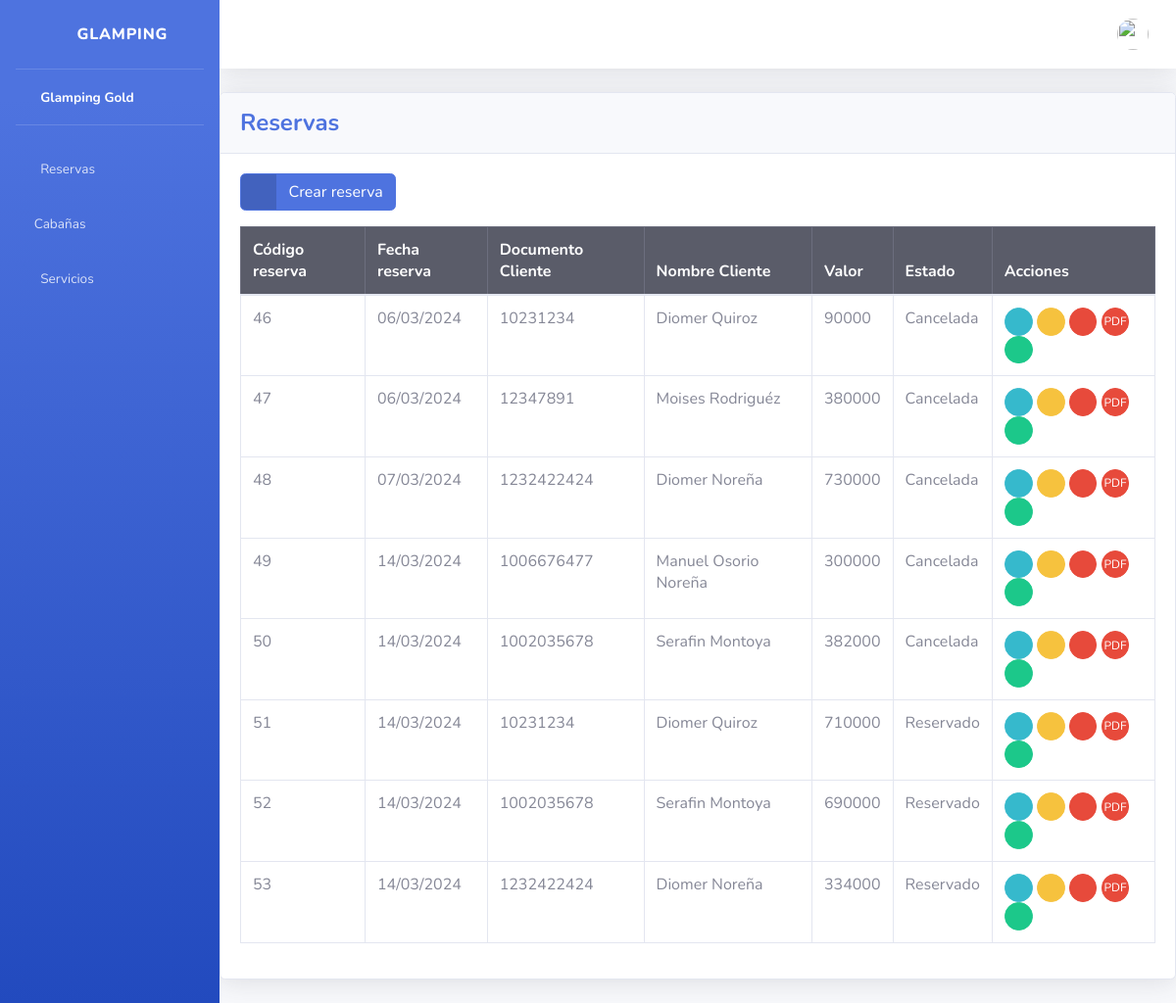
/reservas/, run on an earlier commit of the app's database.
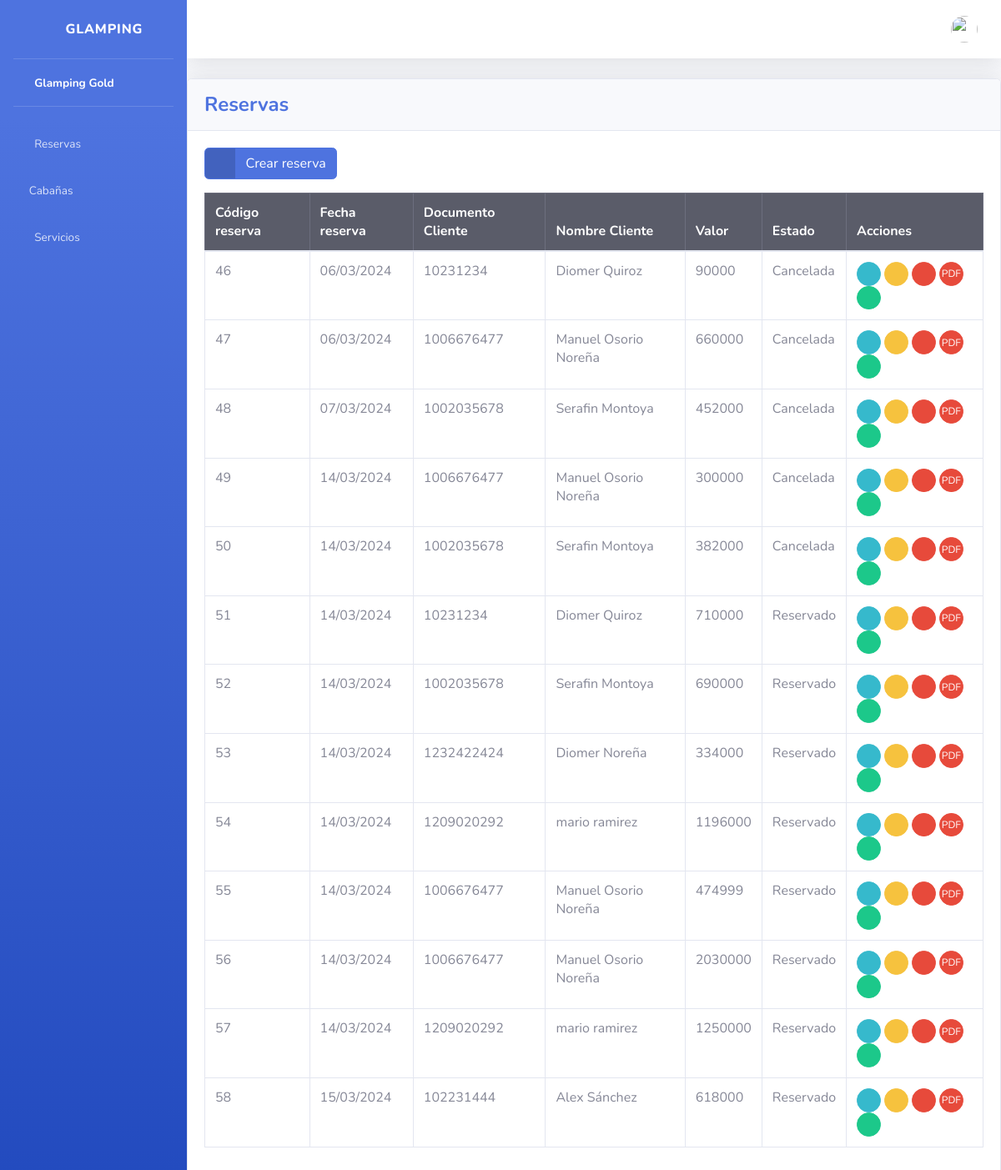
And on a later commit of the database.
### reservas/models.py (models this page shows, shortened)
class Reserva(models.Model):
    fecha_reserva = models.DateField()
    fecha_inicio = models.DateField()
    fecha_fin = models.DateField()
    precio = models.IntegerField()
    estado = models.CharField(max_length=20, default='Reservado')
    cliente = models.ForeignKey('cliente.Cliente', on_delete= models.DO_NOTHING)

### cliente/models.py (models this page shows)
class Cliente(models.Model):
    nombre = models.CharField(max_length=255)
    documento = models.IntegerField(unique=True)
    email = models.CharField(max_length=50, unique=True)
    telefone = models.IntegerField(unique=True)
    nacionalidad = models.CharField(max_length=255)
    status = models.BooleanField(default=True)
    def __str__(self):
        return self.nombre

### reservas/views.py (the view)
# urls.py: path('reservas/', include('reservas.urls')),
def reservas(request):
    reservas_list = Reserva.objects.all()
    return render(request, 'reservas/index.html', {'reservas_list': reservas_list})

### templates/reservas/index.html (shortened to what this page needs)
{% extends 'base.html' %}
{% block content %}
<div class="card shadow mb-4">
    <div class="card-header py-3">
        <h4 class="m-0 font-weight-bold text-primary">Reservas</h4>
    </div>
    <div class="card-body">
        <div class="table-responsive">
            <a href="{% url 'create_reserva' %}" class="btn btn-primary btn-icon-split mb-3">
                <span class="icon text-white-50">
                    <i class="fas fa-plus"></i>
                </span>
                <span class="text">Crear reserva</span>
            </a>
            <table class="table table-bordered" id="dataTable" width="100%" cellspacing="0">
                <thead class="table-dark">
                    <tr>
                        <th>Código reserva</th>
                        <th>Fecha reserva</th>
                        <th>Documento Cliente</th>
                        <th>Nombre Cliente</th>
                        <th>Valor</th>
                        <th>Estado</th>
                        <th>Acciones</th>
                    </tr>
                </thead>
                <tbody>
                    {% for reserva in reservas_list %}
                    <tr>
                        <td>{{ reserva.id }}</td>
                        <td>{{ reserva.fecha_reserva|date:"d/m/Y" }}</td>
                        <td>{{ reserva.cliente.documento}}</td>
                        <td>{{ reserva.cliente}}</td>
                        <td>{{ reserva.precio }}</td>
                        <td>{{ reserva.estado }}</td>
                        <td>
                            <a href="{% url 'detail_reserva' reserva.id %}" class="btn btn-info btn-circle btn-sm">
                                <i class="fas fa-info-circle"></i></a>
                            <a href="{% url 'edit_reserva' reserva.id %}" class="btn btn-warning btn-circle btn-sm">
                                <i class="fas fa-edit"></i>
                            </a>
                            <a href="{% url 'cancel_reserva' reserva.id %}" class="btn btn-danger btn-circle btn-sm deleteBtn">
                                <i class="fas fa-times"></i>
                            </a>
                            <a href="{% url 'Pdfview' reserva.id %}" class="btn btn-danger btn-circle btn-sm">
                                <span>PDF</span>
                            <a href="{% url 'pago_reserva' reserva.id %}" class="btn btn-success btn-circle btn-sm">
                                <i class="fa fa-credit-card "></i>
                            </a>
                        </td>
                    </tr>
                    {% endfor %}
                </tbody>
            </table>
        </div>
    </div>
</div>
{% endblock %}

### templates/base.html (shortened to what this page needs)
{% load static %}
<html lang="es">
<head>
    <link href="{% static 'vendor/fontawesome-free/css/all.min.css' %}" rel="stylesheet" type="text/css">
    <link href="{% static 'css/sb-admin-2.min.css' %}" rel="stylesheet">
</head>
<body id="page-top">
    <div id="wrapper">
        <ul class="navbar-nav bg-gradient-primary sidebar sidebar-dark accordion" id="accordionSidebar">
            <a class="sidebar-brand d-flex align-items-center justify-content-center" href="{% url 'index' %}">
                <div class="sidebar-brand-icon rotate-n-15">
                    <i class="fas fa-hotel"></i>
                </div>
                <div class="sidebar-brand-text mx-3">Glamping</div>
            </a>
            <hr class="sidebar-divider my-0">
            <li class="nav-item active">
                <a class="nav-link" href="{% url 'index' %}">
                    <i class="fas fa-fw fa-home"></i>
                    <span>Glamping Gold</span></a>
            </li>
            <hr class="sidebar-divider">
            <li class="nav-item">
                <a class="nav-link" href="{% url 'reservas' %}">
                    <i class="fas fa-fw fa-bed"></i>
                    <span>Reservas</span></a>
                </li>
                <li class="nav-item">
                    <a class="nav-link" href="{% url 'cabañas' %}">
                        <i class="fas fa-home"></i>
                        <span>Cabañas</span></a>
                    </li>
                <li class="nav-item">
                    <a class="nav-link" href="{% url 'servicios' %}">
                        <i class="fas fa-fw fa-table"></i>
                        <span>Servicios</span></a>
                </li>
        </ul>
        <div id="content-wrapper" class="d-flex flex-column">
            <div id="content">
                <nav class="navbar navbar-expand navbar-light bg-white topbar mb-4 static-top shadow">
                    <ul class="navbar-nav ml-auto">
                        <li class="nav-item dropdown no-arrow">
                            <a class="nav-link dropdown-toggle" href="#" id="userDropdown" role="button"
                                data-toggle="dropdown" aria-haspopup="true" aria-expanded="false">
                                <span class="p-3 text-dark">{{ user.first_name}} {{user.last_name}}</span>
                                <img class="img-profile rounded-circle"
                                    src="{% static 'img/undraw_profile.svg' %}">
                            </a>
                        </li>
                    </ul>
                </nav>
                {% block content %}
                {% endblock %}
            </div>
        </div>
    </div>
</body>
</html>

What changed in the data, as far as the page shows it:
changed Reserva id 47: cliente.documento "12347891" → "1006676477"; cliente "Moises Rodriguéz" → "Manuel Osorio Noreña"; precio "380000" → "660000"
changed Reserva id 48: cliente.documento "1232422424" → "1002035678"; cliente "Diomer Noreña" → "Serafin Montoya"; precio "730000" → "452000"
added Reserva: id "54", fecha_reserva "14/03/2024", cliente.documento "1209020292", cliente "mario ramirez", precio "1196000", estado "Reservado"
added Reserva: id "55", fecha_reserva "14/03/2024", cliente.documento "1006676477", cliente "Manuel Osorio Noreña", precio "474999", estado "Reservado"
added Reserva: id "56", fecha_reserva "14/03/2024", cliente.documento "1006676477", cliente "Manuel Osorio Noreña", precio "2030000", estado "Reservado"
added Reserva: id "57", fecha_reserva "14/03/2024", cliente.documento "1209020292", cliente "mario ramirez", precio "1250000", estado "Reservado"
added Reserva: id "58", fecha_reserva "15/03/2024", cliente.documento "102231444", cliente "Alex Sánchez", precio "618000", estado "Reservado"
